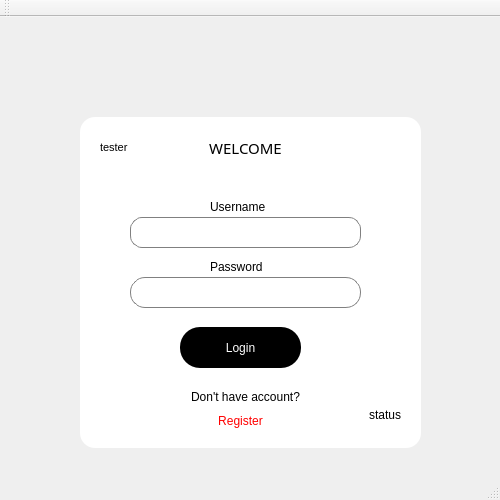
<?xml version="1.0" encoding="UTF-8"?>
<ui version="4.0">
 <class>Login</class>
 <widget class="QMainWindow" name="Login">
  <property name="geometry">
   <rect>
    <x>0</x>
    <y>0</y>
    <width>500</width>
    <height>500</height>
   </rect>
  </property>
  <property name="windowTitle">
   <string>Login</string>
  </property>
  <widget class="QWidget" name="centralWidget">
   <widget class="QGroupBox" name="groupBox">
    <property name="geometry">
     <rect>
      <x>80</x>
      <y>100</y>
      <width>341</width>
      <height>331</height>
     </rect>
    </property>
    <property name="styleSheet">
     <string notr="true">QGroupBox {
background-color: white; 
border-radius: 15px
}</string>
    </property>
    <property name="title">
     <string/>
    </property>
    <widget class="QLabel" name="label">
     <property name="geometry">
      <rect>
       <x>20</x>
       <y>20</y>
       <width>71</width>
       <height>21</height>
      </rect>
     </property>
     <property name="font">
      <font>
       <pointsize>8</pointsize>
      </font>
     </property>
     <property name="text">
      <string>tester</string>
     </property>
     <property name="alignment">
      <set>Qt::AlignLeading|Qt::AlignLeft|Qt::AlignVCenter</set>
     </property>
    </widget>
    <widget class="QLabel" name="label_2">
     <property name="geometry">
      <rect>
       <x>130</x>
       <y>70</y>
       <width>58</width>
       <height>39</height>
      </rect>
     </property>
     <property name="text">
      <string>Username</string>
     </property>
    </widget>
    <widget class="QLineEdit" name="lineEdit_username">
     <property name="geometry">
      <rect>
       <x>50</x>
       <y>100</y>
       <width>231</width>
       <height>31</height>
      </rect>
     </property>
     <property name="styleSheet">
      <string notr="true">QLineEdit {

border: 1px solid gray; 
border-radius: 12px; 
background color: white; 
padding: 5px


}</string>
     </property>
    </widget>
    <widget class="QLabel" name="label_3">
     <property name="geometry">
      <rect>
       <x>130</x>
       <y>130</y>
       <width>55</width>
       <height>39</height>
      </rect>
     </property>
     <property name="text">
      <string>Password</string>
     </property>
    </widget>
    <widget class="QLineEdit" name="lineEdit_Password">
     <property name="geometry">
      <rect>
       <x>50</x>
       <y>160</y>
       <width>231</width>
       <height>31</height>
      </rect>
     </property>
     <property name="styleSheet">
      <string notr="true">QLineEdit {
border: 1px solid gray; 
border-radius: 15px; 
background color: white; 
padding: 5px


}</string>
     </property>
    </widget>
    <widget class="QPushButton" name="pushButton">
     <property name="geometry">
      <rect>
       <x>100</x>
       <y>210</y>
       <width>121</width>
       <height>41</height>
      </rect>
     </property>
     <property name="styleSheet">
      <string notr="true">QPushButton {
background-color: black; 
color: white;  
border-radius: 20px; 
}</string>
     </property>
     <property name="text">
      <string>Login</string>
     </property>
    </widget>
    <widget class="QLabel" name="label_4">
     <property name="geometry">
      <rect>
       <x>190</x>
       <y>290</y>
       <width>131</width>
       <height>16</height>
      </rect>
     </property>
     <property name="text">
      <string>status</string>
     </property>
     <property name="alignment">
      <set>Qt::AlignRight|Qt::AlignTrailing|Qt::AlignVCenter</set>
     </property>
    </widget>
    <widget class="QPushButton" name="pushButton_2">
     <property name="geometry">
      <rect>
       <x>120</x>
       <y>290</y>
       <width>81</width>
       <height>28</height>
      </rect>
     </property>
     <property name="styleSheet">
      <string notr="true">QPushButton {
background-color: transparent; 
border: none; 
color: red; }</string>
     </property>
     <property name="text">
      <string>Register</string>
     </property>
    </widget>
    <widget class="QLabel" name="label_5">
     <property name="geometry">
      <rect>
       <x>100</x>
       <y>260</y>
       <width>131</width>
       <height>39</height>
      </rect>
     </property>
     <property name="text">
      <string>Don't have account?</string>
     </property>
     <property name="alignment">
      <set>Qt::AlignCenter</set>
     </property>
    </widget>
    <widget class="QLabel" name="label_6">
     <property name="geometry">
      <rect>
       <x>110</x>
       <y>20</y>
       <width>111</width>
       <height>21</height>
      </rect>
     </property>
     <property name="font">
      <font>
       <family>Montserrat ExtraBold</family>
       <pointsize>11</pointsize>
      </font>
     </property>
     <property name="text">
      <string>WELCOME</string>
     </property>
     <property name="alignment">
      <set>Qt::AlignCenter</set>
     </property>
    </widget>
   </widget>
   <widget class="QLabel" name="label_7">
    <property name="geometry">
     <rect>
      <x>210</x>
      <y>20</y>
      <width>81</width>
      <height>71</height>
     </rect>
    </property>
    <property name="text">
     <string/>
    </property>
    <property name="pixmap">
     <pixmap>Assets/Emblem_of_CU.png</pixmap>
    </property>
    <property name="scaledContents">
     <bool>true</bool>
    </property>
    <property name="alignment">
     <set>Qt::AlignCenter</set>
    </property>
   </widget>
  </widget>
  <widget class="QMenuBar" name="menuBar">
   <property name="geometry">
    <rect>
     <x>0</x>
     <y>0</y>
     <width>500</width>
     <height>26</height>
    </rect>
   </property>
  </widget>
  <widget class="QToolBar" name="mainToolBar">
   <attribute name="toolBarArea">
    <enum>TopToolBarArea</enum>
   </attribute>
   <attribute name="toolBarBreak">
    <bool>false</bool>
   </attribute>
  </widget>
  <widget class="QStatusBar" name="statusBar"/>
 </widget>
 <layoutdefault spacing="6" margin="11"/>
 <resources/>
 <connections/>
</ui>
